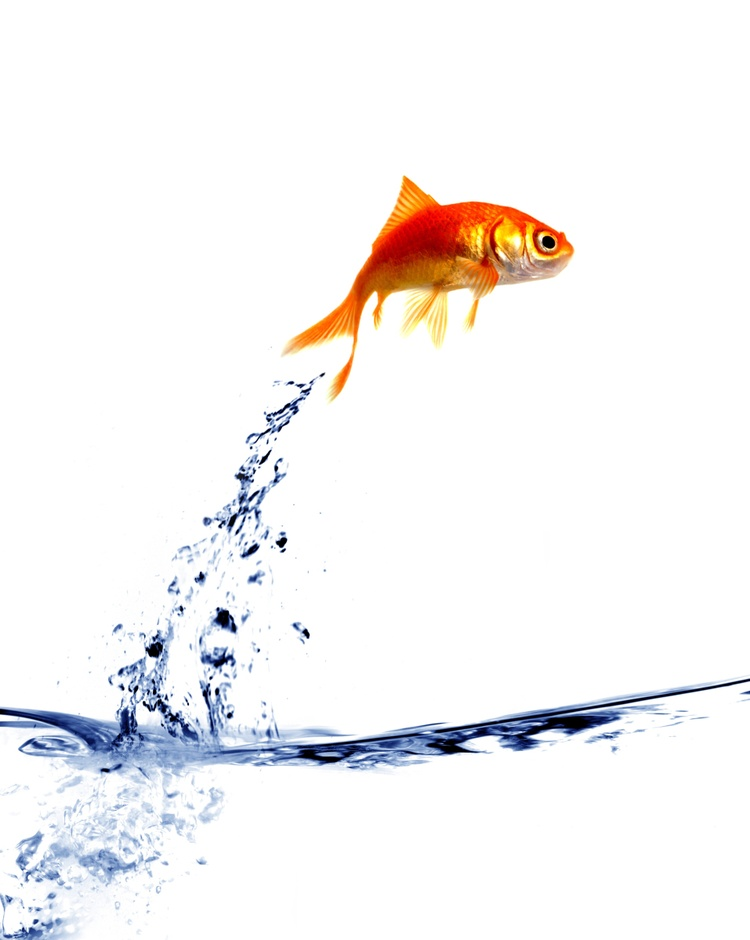
#> input picture Lab1/image/jumpingFish.jpg, 750 x 940 px, shrunk from 957 x 1199 before the run
$ jupyter execute Lab.ipynb   (shell and % lines are left out)
#> lines starting #> are read from the running program, lines starting #| are printed output that depends on the picture; after the words box and inside, x2 and y2 are one past the last pixel; in counts of white or black regions, pixels touching at a corner belong together
### LAB 1

[cell 1]
import numpy as np
import cv2
import math
import matplotlib.image as mpimg


from matplotlib import pyplot as plt
from mpl_toolkits.mplot3d import Axes3D

Lab#1.1.1

[cell 2]
img = cv2.imread("image/jumpingFish.jpg")
#> img is the input picture: shape (940, 750, 3); mean B, G, R 244, 243.9, 245.7
rgb_image = np.copy(img)
rgb_image[:,:,0], rgb_image[:,:,2] = img[:,:,2],img[:,:,0]
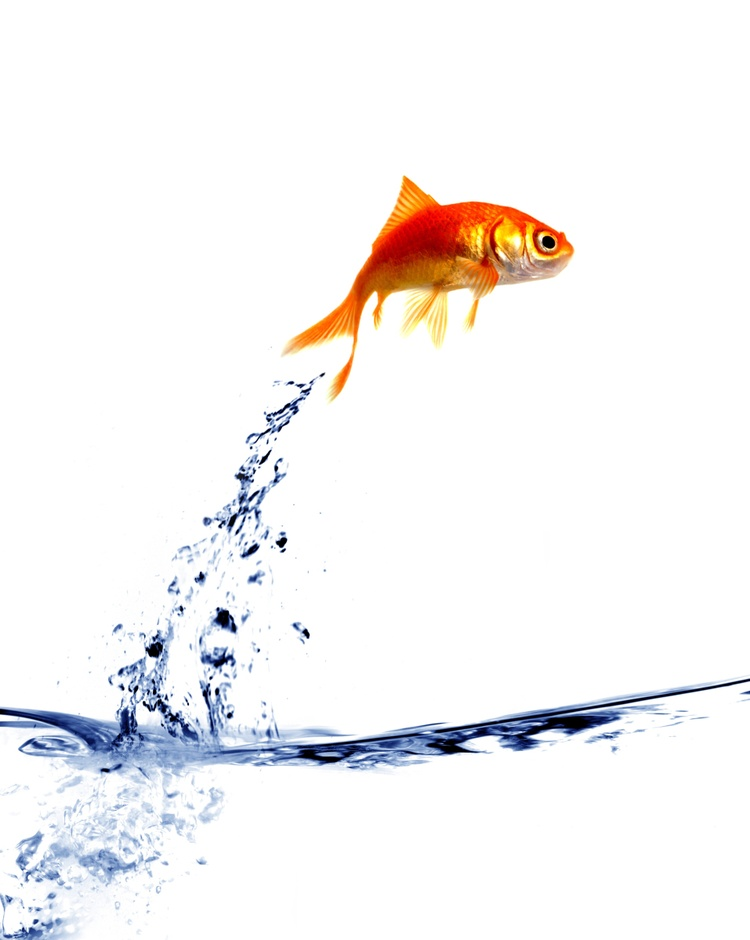
#> rgb_image: shape (940, 750, 3); 17.28% of pixels changed, all inside (x1, y1, x2, y2) = (0, 162, 750, 940)
Xb = img[:,:,0]
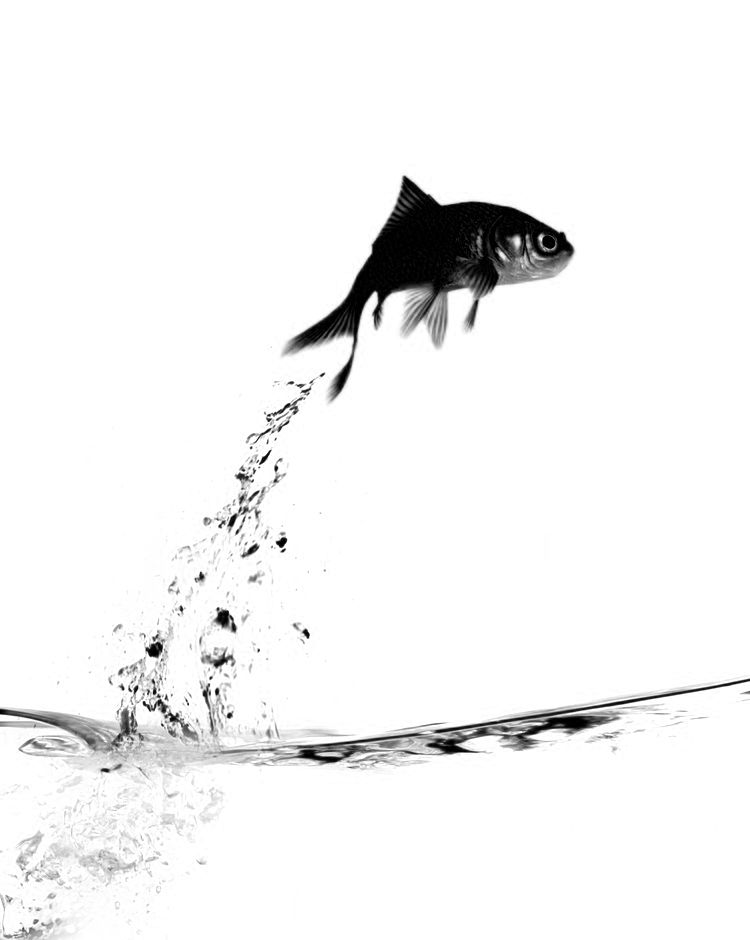
#> Xb: shape (940, 750); min 0, max 255, mean 244
Xg = img[:,:,1]
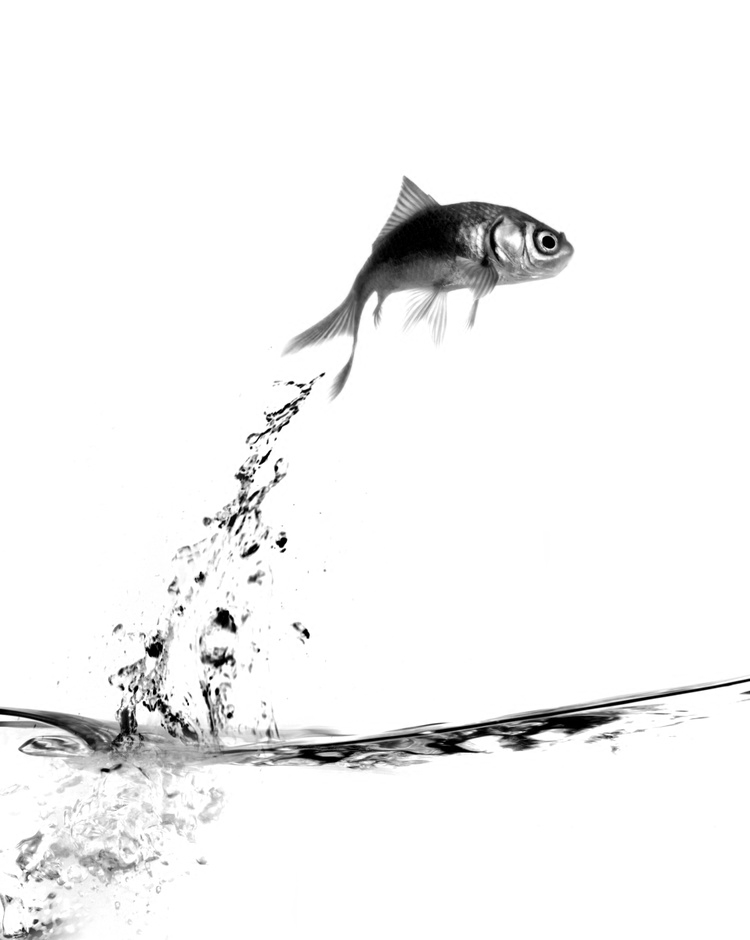
#> Xg: shape (940, 750); min 0, max 255, mean 243.9
Xr = img[:,:,2]
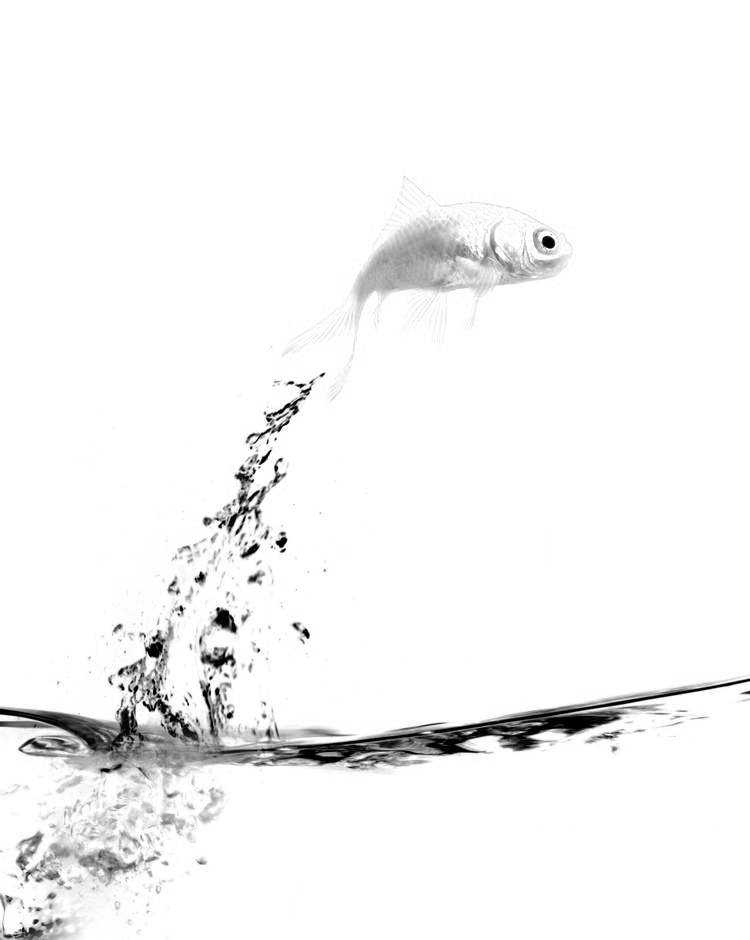
#> Xr: shape (940, 750); min 0, max 255, mean 245.7
file_names = [img,Xb, Xg, Xr,rgb_image, rgb_image[:,:,0], rgb_image[:,:,1], rgb_image[:,:,2]]
_, axs = plt.subplots(2,4, figsize=(12,4))
axs = axs.flatten()

for img, ax in zip(file_names, axs):
    # plt.title("abs")
    ax.imshow(img, cmap='gray')
#> this loop made 8 passes
plt.show()
#> figure, not shown here; B, G, R data is drawn as R, G, B
# print(img.shape)
# ax.imshow(Xg, cmap='gray')
# plt.imshow(Xb, cmap='gray')
